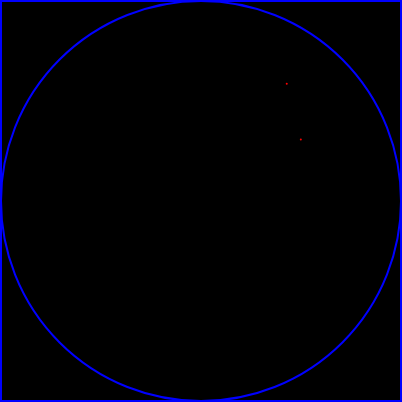
Frame 1 (no input)
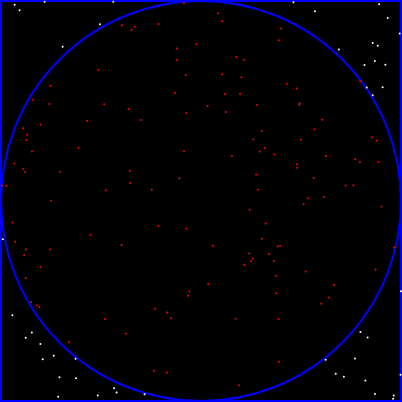
Frame 60 (no input)
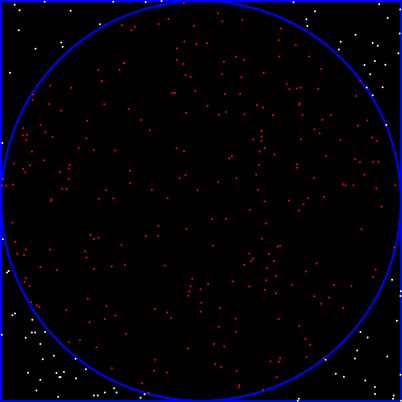
Frame 120 (the mouse pressed at the canvas centre since frame 60)

The p5.js sketch that drew these frames (run headless with seeded random() and noise() and a simulated clock; from frame 60 on, the mouse is pressed at the canvas centre):

// p5.js sketch
// ── sketch.js

const r = 200;
let circle = 0;
let total = 0;
let n = 1;

function setup() {
  createCanvas(402, 402);
  background(0);
  translate(width/2, height/2);
  stroke(0, 0,255);
  strokeWeight(2);


  noFill();
  ellipse(0, 0, r*2,r*2);
  rectMode(CENTER);
  rect(0,0,r*2,r*2);
}

function draw() {
  translate(width/2, height/2);

  for (let i = 0; i < n+1; i++){
        const x = random(-r,r);
        const y = random(-r,r);
        total++;

        const d = x*x + y*y;
        if (d<r*r){
          stroke (255,0,0)
          circle++;
        }
        else {
          stroke(255);
        }

        point(x,y);
  }

  const pi = 4*(circle/total);


  noFill();
  stroke (0,0,0)
  piround = round(pi, 2);
  textSize(32);
  text(piround, -30, 10);
  if(n < 700){
    n = n*1.005;
    }
}
